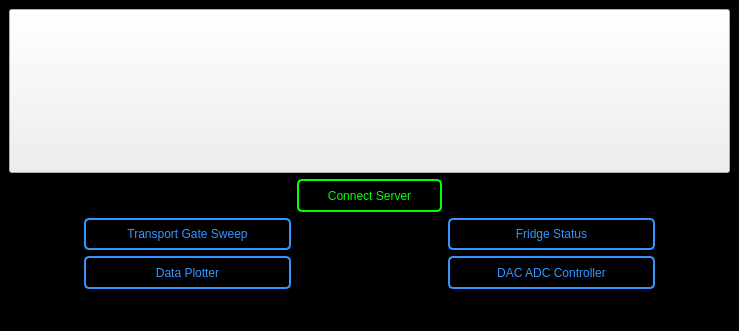
<?xml version="1.0" encoding="UTF-8"?>
<ui version="4.0">
 <class>MainWindow</class>
 <widget class="QMainWindow" name="MainWindow">
  <property name="geometry">
   <rect>
    <x>0</x>
    <y>0</y>
    <width>739</width>
    <height>331</height>
   </rect>
  </property>
  <property name="windowTitle">
   <string>Device Electrical Measurement ONline Software</string>
  </property>
  <property name="windowIcon">
   <iconset resource="Resources/DEMONSResources.qrc">
    <normaloff>:/Pictures/Pictures/DemonLogo.png</normaloff>:/Pictures/Pictures/DemonLogo.png</iconset>
  </property>
  <widget class="QWidget" name="centralwidget">
   <property name="styleSheet">
    <string notr="true">#centralwidget
{
background-color: rgb(0, 0, 0);
}</string>
   </property>
   <layout class="QGridLayout" name="gridLayout" rowstretch="5,1,1,1,1" columnstretch="1,3,1,1,3,1">
    <item row="0" column="0" colspan="6">
     <widget class="QPushButton" name="pushButton_Logo">
      <property name="sizePolicy">
       <sizepolicy hsizetype="Minimum" vsizetype="Preferred">
        <horstretch>0</horstretch>
        <verstretch>0</verstretch>
       </sizepolicy>
      </property>
      <property name="styleSheet">
       <string notr="true">#pushButton_Logo{
image:url(:/Pictures/Pictures/DemonPicture.png);
background: black;\n}</string>
      </property>
      <property name="text">
       <string/>
      </property>
     </widget>
    </item>
    <item row="2" column="1">
     <widget class="QPushButton" name="pushButton_TransportGateSweep">
      <property name="sizePolicy">
       <sizepolicy hsizetype="Preferred" vsizetype="Preferred">
        <horstretch>0</horstretch>
        <verstretch>0</verstretch>
       </sizepolicy>
      </property>
      <property name="styleSheet">
       <string notr="true">QPushButton:pressed#pushButton_TransportGateSweep{
color: rgb(50,150,255);
background-color:rgb(10,30,50);
border: 1px solid rgb(50,150,255);
border-radius: 5px
}

QPushButton#pushButton_TransportGateSweep{
color: rgb(50,150,255);
background-color:rgb(0,0,0);
border: 2px solid  rgb(50,150,255);
border-radius: 5px
}</string>
      </property>
      <property name="text">
       <string>Transport Gate Sweep</string>
      </property>
     </widget>
    </item>
    <item row="2" column="2">
     <spacer name="horizontalSpacer_7">
      <property name="orientation">
       <enum>Qt::Horizontal</enum>
      </property>
      <property name="sizeHint" stdset="0">
       <size>
        <width>61</width>
        <height>20</height>
       </size>
      </property>
     </spacer>
    </item>
    <item row="2" column="0">
     <spacer name="horizontalSpacer_8">
      <property name="orientation">
       <enum>Qt::Horizontal</enum>
      </property>
      <property name="sizeHint" stdset="0">
       <size>
        <width>61</width>
        <height>20</height>
       </size>
      </property>
     </spacer>
    </item>
    <item row="1" column="5">
     <spacer name="horizontalSpacer_4">
      <property name="orientation">
       <enum>Qt::Horizontal</enum>
      </property>
      <property name="sizeHint" stdset="0">
       <size>
        <width>61</width>
        <height>20</height>
       </size>
      </property>
     </spacer>
    </item>
    <item row="1" column="0">
     <spacer name="horizontalSpacer">
      <property name="orientation">
       <enum>Qt::Horizontal</enum>
      </property>
      <property name="sizeHint" stdset="0">
       <size>
        <width>61</width>
        <height>20</height>
       </size>
      </property>
     </spacer>
    </item>
    <item row="1" column="2" colspan="2">
     <widget class="QPushButton" name="pushButton_LabRADConnect">
      <property name="sizePolicy">
       <sizepolicy hsizetype="Preferred" vsizetype="Preferred">
        <horstretch>0</horstretch>
        <verstretch>0</verstretch>
       </sizepolicy>
      </property>
      <property name="styleSheet">
       <string notr="true">QPushButton:pressed#pushButton_LabRADConnect{
color: rgb(0,255,0);
background-color:rgb(0,50,0);
border: 1px solid rgb(0,255,0);
border-radius: 5px
}

QPushButton#pushButton_LabRADConnect{
color: rgb(0,255,0);
background-color:rgb(0,0,0);
border: 2px solid rgb(0,255,0);
border-radius: 5px
}
</string>
      </property>
      <property name="text">
       <string>Connect Server</string>
      </property>
     </widget>
    </item>
    <item row="1" column="1">
     <spacer name="horizontalSpacer_2">
      <property name="orientation">
       <enum>Qt::Horizontal</enum>
      </property>
      <property name="sizeHint" stdset="0">
       <size>
        <width>124</width>
        <height>20</height>
       </size>
      </property>
     </spacer>
    </item>
    <item row="1" column="4">
     <spacer name="horizontalSpacer_3">
      <property name="orientation">
       <enum>Qt::Horizontal</enum>
      </property>
      <property name="sizeHint" stdset="0">
       <size>
        <width>124</width>
        <height>20</height>
       </size>
      </property>
     </spacer>
    </item>
    <item row="2" column="3">
     <spacer name="horizontalSpacer_6">
      <property name="orientation">
       <enum>Qt::Horizontal</enum>
      </property>
      <property name="sizeHint" stdset="0">
       <size>
        <width>61</width>
        <height>20</height>
       </size>
      </property>
     </spacer>
    </item>
    <item row="2" column="5">
     <spacer name="horizontalSpacer_5">
      <property name="orientation">
       <enum>Qt::Horizontal</enum>
      </property>
      <property name="sizeHint" stdset="0">
       <size>
        <width>61</width>
        <height>20</height>
       </size>
      </property>
     </spacer>
    </item>
    <item row="3" column="0">
     <spacer name="horizontalSpacer_9">
      <property name="orientation">
       <enum>Qt::Horizontal</enum>
      </property>
      <property name="sizeHint" stdset="0">
       <size>
        <width>40</width>
        <height>20</height>
       </size>
      </property>
     </spacer>
    </item>
    <item row="3" column="2">
     <spacer name="horizontalSpacer_10">
      <property name="orientation">
       <enum>Qt::Horizontal</enum>
      </property>
      <property name="sizeHint" stdset="0">
       <size>
        <width>40</width>
        <height>20</height>
       </size>
      </property>
     </spacer>
    </item>
    <item row="3" column="3">
     <spacer name="horizontalSpacer_11">
      <property name="orientation">
       <enum>Qt::Horizontal</enum>
      </property>
      <property name="sizeHint" stdset="0">
       <size>
        <width>40</width>
        <height>20</height>
       </size>
      </property>
     </spacer>
    </item>
    <item row="3" column="5">
     <spacer name="horizontalSpacer_12">
      <property name="orientation">
       <enum>Qt::Horizontal</enum>
      </property>
      <property name="sizeHint" stdset="0">
       <size>
        <width>40</width>
        <height>20</height>
       </size>
      </property>
     </spacer>
    </item>
    <item row="3" column="1">
     <widget class="QPushButton" name="pushButton_DataPlotter">
      <property name="sizePolicy">
       <sizepolicy hsizetype="Preferred" vsizetype="Preferred">
        <horstretch>0</horstretch>
        <verstretch>0</verstretch>
       </sizepolicy>
      </property>
      <property name="styleSheet">
       <string notr="true">QPushButton:pressed#pushButton_DataPlotter{
color: rgb(50,150,255);
background-color:rgb(10,30,50);
border: 2px solid rgb(50,150,255);
border-radius: 5px
}

QPushButton#pushButton_DataPlotter{
color: rgb(50,150,255);
background-color:rgb(0,0,0);
border: 2px solid rgb(50,150,255);
border-radius: 5px
}


</string>
      </property>
      <property name="text">
       <string>Data Plotter</string>
      </property>
     </widget>
    </item>
    <item row="2" column="4">
     <widget class="QPushButton" name="pushButton_FridgeStatus">
      <property name="sizePolicy">
       <sizepolicy hsizetype="Preferred" vsizetype="Preferred">
        <horstretch>0</horstretch>
        <verstretch>0</verstretch>
       </sizepolicy>
      </property>
      <property name="styleSheet">
       <string notr="true">QPushButton:pressed#pushButton_FridgeStatus{
color: rgb(50,150,255);
background-color:rgb(10,30,50);
border: 1px solid rgb(50,150,255);
border-radius: 5px
}

QPushButton#pushButton_FridgeStatus{
color: rgb(50,150,255);
background-color:rgb(0,0,0);
border: 2px solid  rgb(50,150,255);
border-radius: 5px
}

</string>
      </property>
      <property name="text">
       <string>Fridge Status</string>
      </property>
     </widget>
    </item>
    <item row="3" column="4">
     <widget class="QPushButton" name="pushButton_DACADC_Tracker">
      <property name="sizePolicy">
       <sizepolicy hsizetype="Preferred" vsizetype="Preferred">
        <horstretch>0</horstretch>
        <verstretch>0</verstretch>
       </sizepolicy>
      </property>
      <property name="styleSheet">
       <string notr="true">QPushButton:pressed#pushButton_DACADC_Tracker{
color: rgb(50,150,255);
background-color:rgb(10,30,50);
border: 1px solid rgb(50,150,255);
border-radius: 5px
}

QPushButton#pushButton_DACADC_Tracker{
color: rgb(50,150,255);
background-color:rgb(0,0,0);
border: 2px solid  rgb(50,150,255);
border-radius: 5px
}


</string>
      </property>
      <property name="text">
       <string>DAC ADC Controller</string>
      </property>
     </widget>
    </item>
   </layout>
  </widget>
 </widget>
 <resources>
  <include location="Resources/DEMONSResources.qrc"/>
 </resources>
 <connections/>
</ui>
